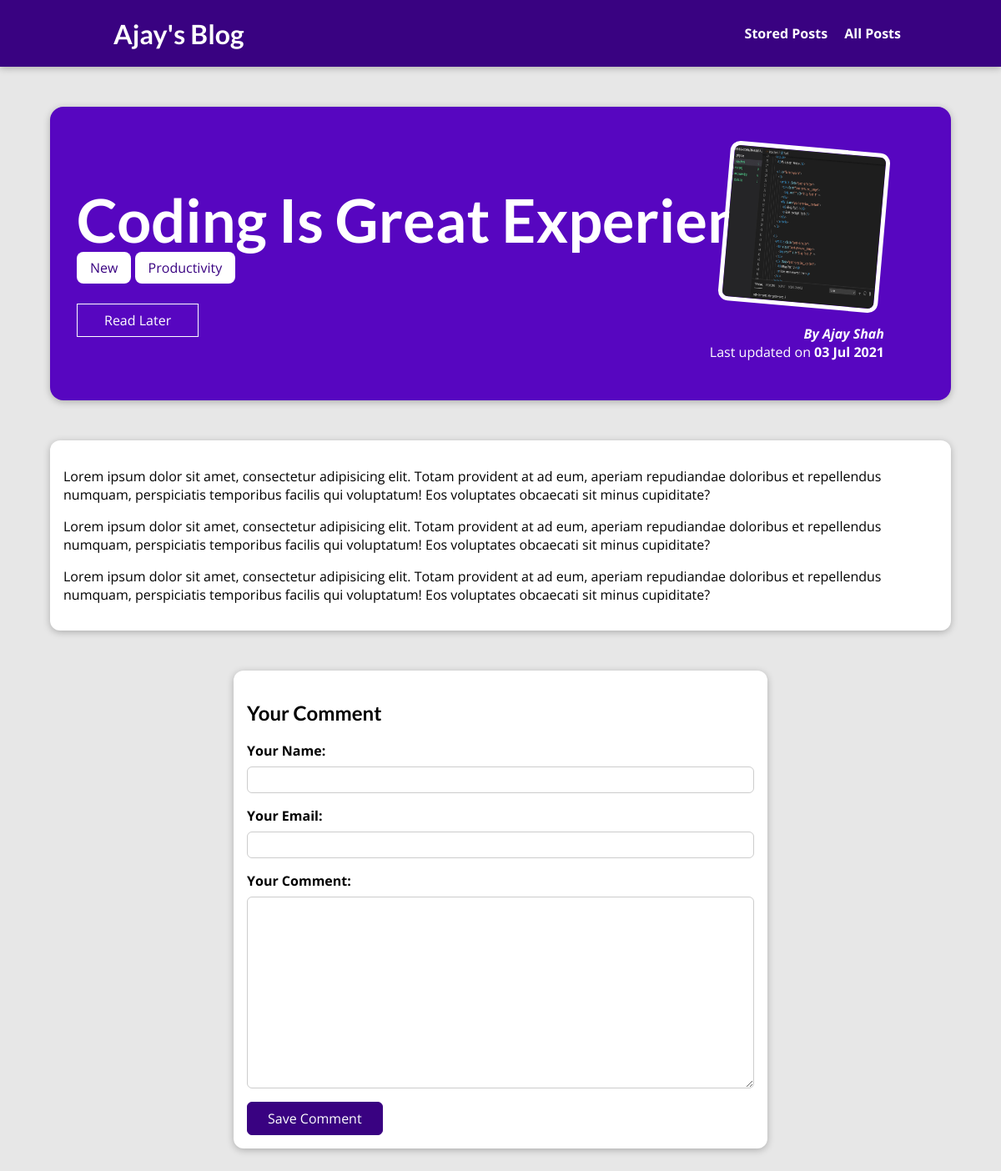
Screenshot of /posts/coding-is-great-experience with the database file from the repository.
### blog/models.py (models this page shows, shortened)
class Post(models.Model):
    title = models.CharField(max_length=150)
    excerpt = models.CharField(max_length=200)
    image = models.ImageField(upload_to='posts', null=True)
    date = models.DateField(auto_now=True)
    slug = models.SlugField(unique=True)
    content = models.TextField(validators=[MinLengthValidator(10)])
    author = models.ForeignKey(Author,
                               null=True,
                               on_delete=models.SET_NULL,
                               related_name="posts")
    tag = models.ManyToManyField(Tag)

class Tag(models.Model):
    tag = models.CharField(max_length=20)
    def __str__(self):
        return self.tag

class Author(models.Model):
    first_name = models.CharField(max_length=100)
    last_name = models.CharField(max_length=100)
    email_address = models.EmailField()
    def full_name(self):
        return f"{self.first_name} {self.last_name}"
    def __str__(self):
        return self.full_name()

### blog/views.py (the view, shortened to what this page needs)
class SinglePostView(View):
    def is_stored_post(self, request, post_id):
        stored_posts = request.session.get('stored_posts')
        if stored_posts is not None:
            is_saved_for_later = post_id in stored_posts
        else:
            is_saved_for_later = False
        return is_saved_for_later
    def get(self, request, slug):
        post = Post.objects.get(slug=slug)
        comments = post.comments.all().order_by('-id')
        context = {
            "post": post,
            "tags": post.tag.all(),
            "comment_form": CommentForm(),
            "comments": comments,
            "comments_length": len(comments),
            "saved_for_later": self.is_stored_post(request, post.id)
        }
        return render(request, "blog/post-detail.html", context)

### blog/forms.py
class CommentForm(forms.ModelForm):
    class Meta:
        model = Comment
        exclude = ["post"]
        labels = {
            "user_name": "Your Name",
            "user_email": "Your Email",
            "text": "Your Comment"
        }

### blog/templates/blog/post-detail.html (shortened to what this page needs)
{% extends 'base.html' %}
{% load static %}
{% block css_files %}
  <link rel="stylesheet" href="{% static "blog/post-detail.css" %}">
{% endblock css_files %}
{% block content %}
  <section id="summary">
    <h2>{{post.title|title}}</h2>
    <div>
      {% for tag in tags %}
        <span class="tag">{{ tag }}</span>
      {% endfor %}
    </div>
    <div id="read-later">
    <form action="{% url "read-later" %}" method="POST">
      <button>
        {% if saved_for_later %}
          Remove from "Read Later" List
        {% else %}
          Read Later
        {% endif %}
      </button>
    </form>
  </div>
    <article>
      <img src="{{post.image.url}}" alt="{{post.title|title}}">
      <address>By <a href="mailto:{{ post.author.email_address }}" >{{post.author}}</a></address>
        <div>
          Last updated on <time>{{post.date|date:"d M Y"}}</time>
        </div>
    </article>
  </section>
  <main>
    {{post.content|linebreaks}}
  </main>
  <section id="comment-form">
    <h2>Your Comment</h2>
    <form  method="post">
      {% for form_field in comment_form %}
        <div class="form-control {% if form_field.errors %}invalid{% endif %}">
          {{ form_field.label_tag }}
          {{ form_field }}
        </div>
      {% endfor %}
      <button>Save Comment</button>
    </form>
  </section>
{% endblock content %}

### static/app.css (style rules this page uses)
* { box-sizing: border-box; }
html { font-family: 'Open Sans', 'Lato', sans-serif; }
body { margin: 0; }
h1, h2, h3 { font-family: 'Lato', sans-serif; font-weight: bold; }

### blog/static/blog/post-detail.css (style rules this page uses)
body { background-color: #e7e7e7; }
#summary { margin: 8rem auto 3rem auto; padding: 2rem; width: 90%; max-width: 90rem; border-radius: 16px; background-color: #5706c0; position: relative; box-shadow: 0 2px 8px rgba(0, 0, 0, 0.25); height: 22rem; }
#summary h2 { color: white; font-size: 4.5rem; margin-bottom: 0.25rem; }
#summary article { position: absolute; top: 2rem; right: 3rem; padding: 1rem 2rem; border-radius: 12px; text-align: right; color: white; }
#summary article img { width: 12rem; height: 12rem; border-radius: 12px; transform: rotateZ(5deg); border: 5px solid white; margin-bottom: 1rem; }
#summary address { font-weight: bold; }
#summary a { color: white; text-decoration: none; }
#summary time { font-weight: bold; }
#read-later { margin: 2rem 0; }
#read-later button { background-color: transparent; border: 1px solid white; padding: 0.5rem 2rem; font: inherit; color: white; cursor: pointer; }
main { width: 90%; max-width: 90rem; margin: 3rem auto; background-color: white; padding: 1rem; border-radius: 12px; box-shadow: 0 2px 8px rgba(0, 0, 0, 0.25); }
.tag { background-color: white; color: #390281; padding: 0.5rem 1rem; border-radius: 8px; }
#comment-form { margin: 3rem auto; width: 90%; max-width: 40rem; border-radius: 12px; background-color: white; box-shadow: 0 2px 8px rgba(0, 0, 0, 0.25); padding: 1rem; }
#comment-form button { font: inherit; background-color: #390281; color: white; border: 1px solid #390281; padding: 0.5rem 1.5rem; border-radius: 6px; cursor: pointer; }
.form-control { margin-bottom: 1rem; }
.form-control label { font-weight: bold; margin-bottom: 0.5rem; display: block; }
.form-control input, .form-control textarea { display: block; width: 100%; font: inherit; padding: 0.25rem; border-radius: 6px; border: 1px solid #ccc; }

### rows the page displays
Post: title "Coding Is Great Experience", image (picture), author "Ajay Shah", date "03 Jul 2021", content "Lorem ipsum dolor sit amet, consectetur adipisicing elit. Totam provident at ad eum, aperiam repudiandae doloribus et repellendus numquam, perspiciatis temporibus facilis qui voluptatum! Eos voluptates obcaecati sit minus cupiditate? Lorem ipsum dolor sit amet, consectetur adipisicing elit. Totam provident at ad eum, aperiam repudiandae doloribus et repellendus numquam, perspiciatis temporibus facilis qui voluptatum! Eos voluptates obcaecati sit minus cupiditate? Lorem ipsum dolor sit amet, consectetur adipisicing elit. Totam provident at ad eum, aperiam repudiandae doloribus et repellendus numquam, perspiciatis temporibus facilis qui voluptatum! Eos voluptates obcaecati sit minus…"
Tag: tag "New"
Tag: tag "Productivity"
